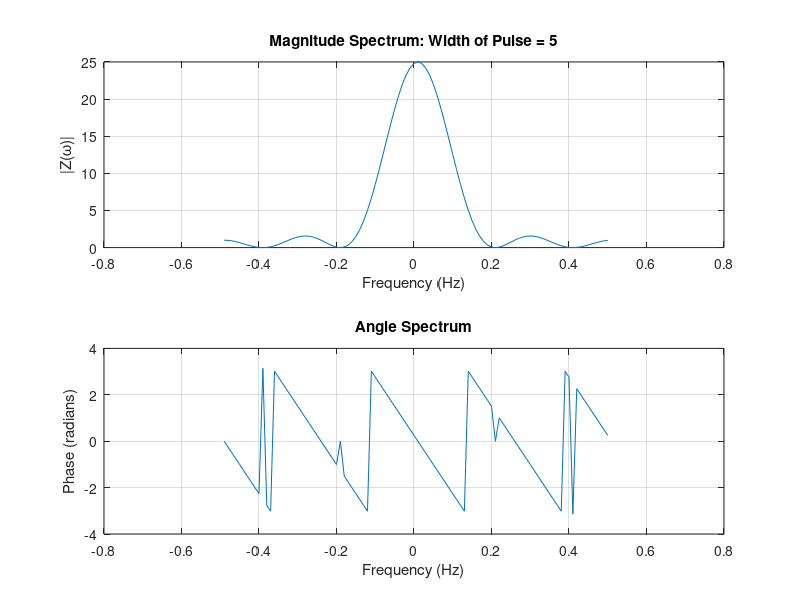
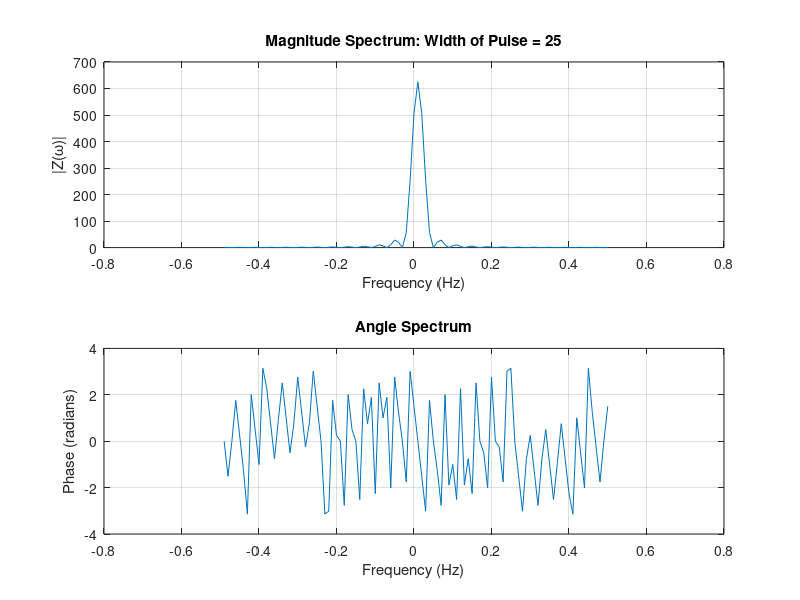

The MATLAB source for these figures, in order:
figure(1)
N = 100; PulseWidth = 5;
t = [0:1:(N-1)];
x = [ones(1,PulseWidth), zeros(1,N-PulseWidth)];
Xf = fft(x);
f = [-(N/2)+1:1:(N/2)] * (1/N); 
z = Xf.*Xf;

subplot(211); plot(f,fftshift( abs(z))); grid on;
title('Magnitude Spectrum: Width of Pulse = 5')
xlabel('Frequency (Hz)');
ylabel('|Z(\omega)|');
subplot(212); plot(f,fftshift(angle(z))); grid on;
title('Angle Spectrum')
xlabel('Frequency (Hz)');
ylabel('Phase (radians)');

% --------------------------------------------------------------------


figure(2)
N = 100; PulseWidth = 25;
t = [0:1:(N-1)];
x = [ones(1,PulseWidth), zeros(1,N-PulseWidth)];
Xf = fft(x);
f = [-(N/2)+1:1:(N/2)] * (1/N); 
z = Xf.*Xf;

subplot(211); plot(f,fftshift( abs(z))); grid on;
title('Magnitude Spectrum: Width of Pulse = 25')
xlabel('Frequency (Hz)');
ylabel('|Z(\omega)|');
subplot(212); plot(f,fftshift(angle(z))); grid on;
title('Angle Spectrum')
xlabel('Frequency (Hz)');
ylabel('Phase (radians)');